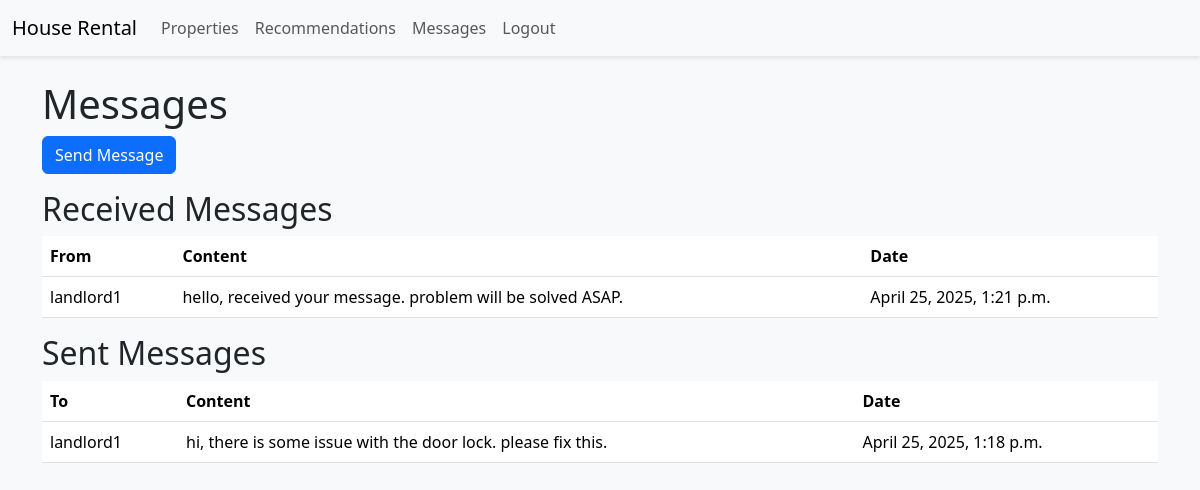
The page /messaging/ (signed in) on the database its author committed.
### messaging/models.py (models this page shows, shortened)
class Message(models.Model):
    sender = models.ForeignKey(CustomUser, related_name='sent_messages', on_delete=models.CASCADE)
    receiver = models.ForeignKey(CustomUser, related_name='received_messages', on_delete=models.CASCADE)
    content = models.TextField()
    timestamp = models.DateTimeField(auto_now_add=True)

### users/models.py (models this page shows, shortened)
class CustomUser(AbstractUser):
    ROLE_CHOICES = (
        ('landlord', 'Landlord'),
        ('tenant', 'Tenant'),
        ('admin', 'Admin'),
    )
    role = models.CharField(max_length=20, choices=ROLE_CHOICES, default='tenant')
    phone = models.CharField(max_length=15, blank=True)

### messaging/views.py (the view)
# urls.py: path('', views.message_inbox, name='message_inbox'),
@login_required
def message_inbox(request):
    sent_messages = Message.objects.filter(sender=request.user)
    received_messages = Message.objects.filter(receiver=request.user)
    return render(request, 'messaging/message_inbox.html', {
        'sent_messages': sent_messages,
        'received_messages': received_messages
    })

### messaging/templates/messaging/message_inbox.html
{% extends 'base.html' %}
{% block content %}
<h1>Messages</h1>
<a href="{% url 'send_message' %}" class="btn btn-primary mb-3">Send Message</a>
<h2>Received Messages</h2>
<table class="table">
    <thead>
        <tr>
            <th>From</th>
            <th>Content</th>
            <th>Date</th>
        </tr>
    </thead>
    <tbody>
        {% for message in received_messages %}
            <tr>
                <td>{{ message.sender.username }}</td>
                <td>{{ message.content|truncatewords:20 }}</td>
                <td>{{ message.timestamp }}</td>
            </tr>
        {% endfor %}
    </tbody>
</table>
<h2>Sent Messages</h2>
<table class="table">
    <thead>
        <tr>
            <th>To</th>
            <th>Content</th>
            <th>Date</th>
        </tr>
    </thead>
    <tbody>
        {% for message in sent_messages %}
            <tr>
                <td>{{ message.receiver.username }}</td>
                <td>{{ message.content|truncatewords:20 }}</td>
                <td>{{ message.timestamp }}</td>
            </tr>
        {% endfor %}
    </tbody>
</table>
{% endblock %}

### static/css/style.css (style rules this page uses)
body { background-color: #f8f9fa; }

### rows shown on the page
Message: sender.username "landlord1", content "hello, received your message. problem will be solved ASAP.", timestamp "April 25, 2025, 1:21 p.m."
Message: receiver.username "landlord1", content "hi, there is some issue with the door lock. please fix this.", timestamp "April 25, 2025, 1:18 p.m."
